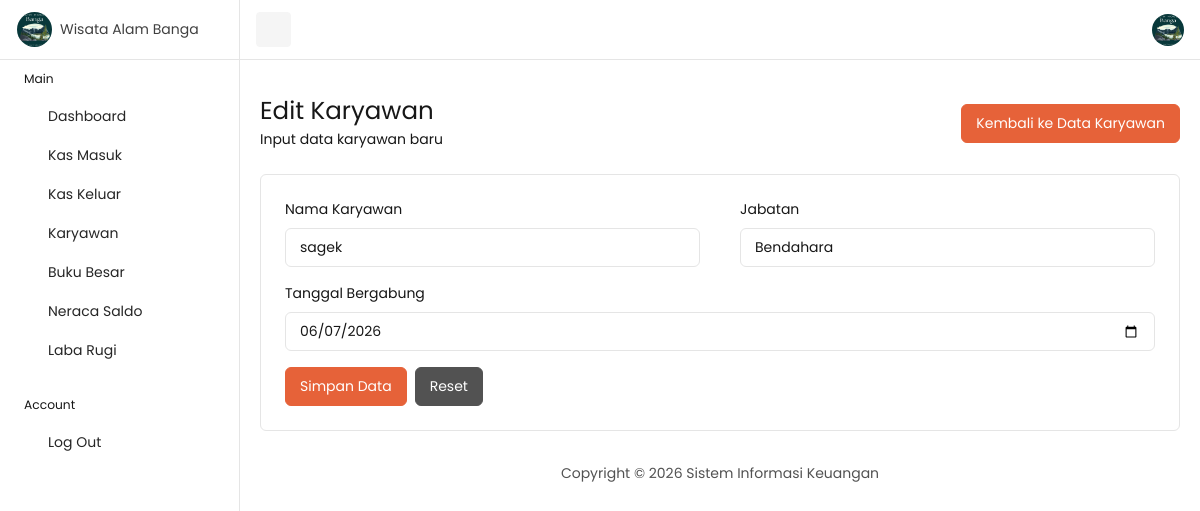
The app's page /karyawan/edit/1/ (signed in) with its own data.
### keuangan/models.py (models this page shows, shortened)
class Karyawan(models.Model):
    nama = models.CharField(max_length=100)
    jabatan = models.CharField(max_length=100)
    tgl_bergabung = models.DateField()

### keuangan/views.py (the view)
@login_required(login_url='login')
@user_passes_test(is_admin)
def edit_karyawan(request, id):
    data = get_object_or_404(Karyawan, id=id)
    if request.method == 'POST':
        data.nama = request.POST['nama']
        data.jabatan = request.POST['jabatan']
        data.tgl_bergabung = request.POST['tgl_bergabung']
        data.save()
        return redirect('list_karyawan')
    return render(
        request,
        'karyawan/edit.html',
        {
            'data': data
        }
    )

### keuangan/views.py (called while the page is built)
def is_admin(user):
    return user.groups.filter(name='Admin').exists()

### templates/karyawan/edit.html (shortened to what this page needs)
{% extends 'base.html' %}
{% block content %}
<div class="row">
    <div class="col-12">
        <div class="d-flex flex-column flex-md-row justify-content-between align-items-md-center mb-4 gap-3">
            <div>
                <h1 class="fs-3 mb-1">Edit Karyawan</h1>
                <p class="mb-0">Input data karyawan baru</p>
            </div>
            <div>
                <a href="{% url 'list_karyawan' %}" class="btn btn-primary">
                    Kembali ke Data Karyawan
                </a>
            </div>
        </div>
    </div>
</div>
<div class="row">
    <div class="col-12">
        <div class="card">
            <div class="card-body p-4">
                <form method="POST">
                    <div class="row">
                        <div class="col-md-6 mb-3">
                            <label class="form-label">
                                Nama Karyawan
                            </label>
                            <input
                                type="text"
                                name="nama"
                                class="form-control"
                                value="{{ data.nama }}"
                                required
                            >
                        </div>
                        <div class="col-md-6 mb-3">
                            <label class="form-label">
                                Jabatan
                            </label>
                            <input
                                type="text"
                                name="jabatan"
                                class="form-control"
                                value="{{ data.jabatan }}"
                                required
                            >
                        </div>
                    </div>
                    <div class="mb-3">
                        <label class="form-label">
                            Tanggal Bergabung
                        </label>
                        <input
                            type="date"
                            name="tgl_bergabung"
                            class="form-control"
                            value="{{ data.tgl_bergabung|date:'Y-m-d' }}"
                            required
                        >
                    </div>
                    <div class="d-flex gap-2">
                        <button
                            type="submit"
                            class="btn btn-primary"
                        >
                            Simpan Data
                        </button>
                        <button
                            type="reset"
                            class="btn btn-secondary"
                        >
                            Reset
                        </button>
                    </div>
                </form>
            </div>
        </div>
    </div>
</div>
<div class="row">
    <div class="col-12">
        <footer class="text-center py-2 mt-4 text-secondary">
            <p class="mb-0">
                Copyright © 2026 Sistem Informasi Keuangan
            </p>
        </footer>
    </div>
</div>
{% endblock %}

### records on screen
Karyawan: nama "sagek", jabatan "Bendahara", tgl_bergabung "06/07/2026"
